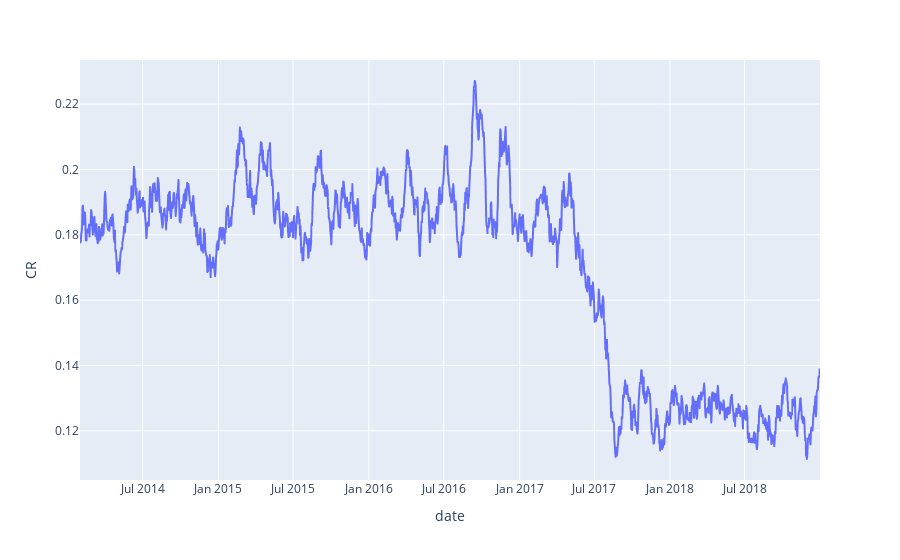

Notebook cell for this chart:
### Code cell
fig = px.line(cr_by_day_rolling.reset_index().dropna(),x='date',y='CR',title='')
fig.show()

### Figure 1 — Plotly figure (JSON) as saved in the notebook; plotly's stock layout.template omitted (floating-point values rounded to 4 significant figures; data arrays with more than 128 entries replaced by an {"elided": "..."} marker saying what was removed)
{"data": [{"hovertemplate": "date=%{x}<br>CR=%{y}<extra></extra>", "legendgroup": "", "line": {"color": "#636efa", "dash": "solid"}, "marker": {"symbol": "circle"}, "mode": "lines", "name": "", "showlegend": false, "type": "scattergl", "x": {"elided": "1797 str values"}, "xaxis": "x", "y": {"elided": "1797 float values"}, "yaxis": "y"}], "layout": {"legend": {"tracegroupgap": 0}, "margin": {"t": 60}, "xaxis": {"anchor": "y", "domain": [0, 1], "title": {"text": "date"}}, "yaxis": {"anchor": "x", "domain": [0, 1], "title": {"text": "CR"}}}}
